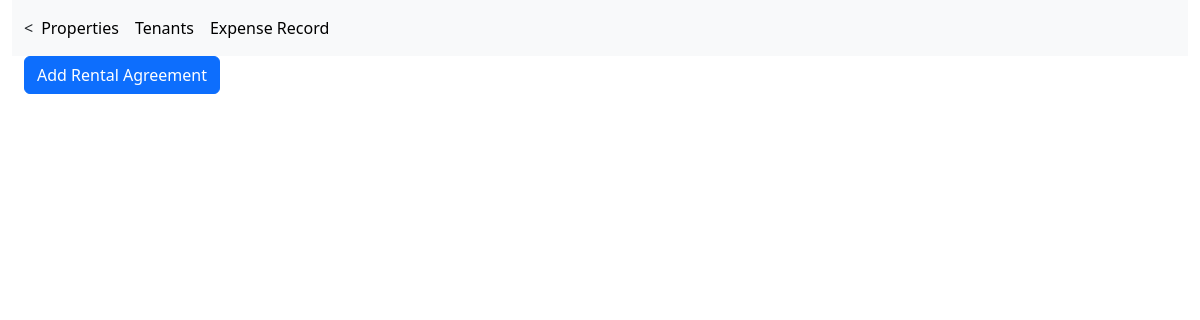
Page /properties/units/6/rental_agreement on the earlier database version.
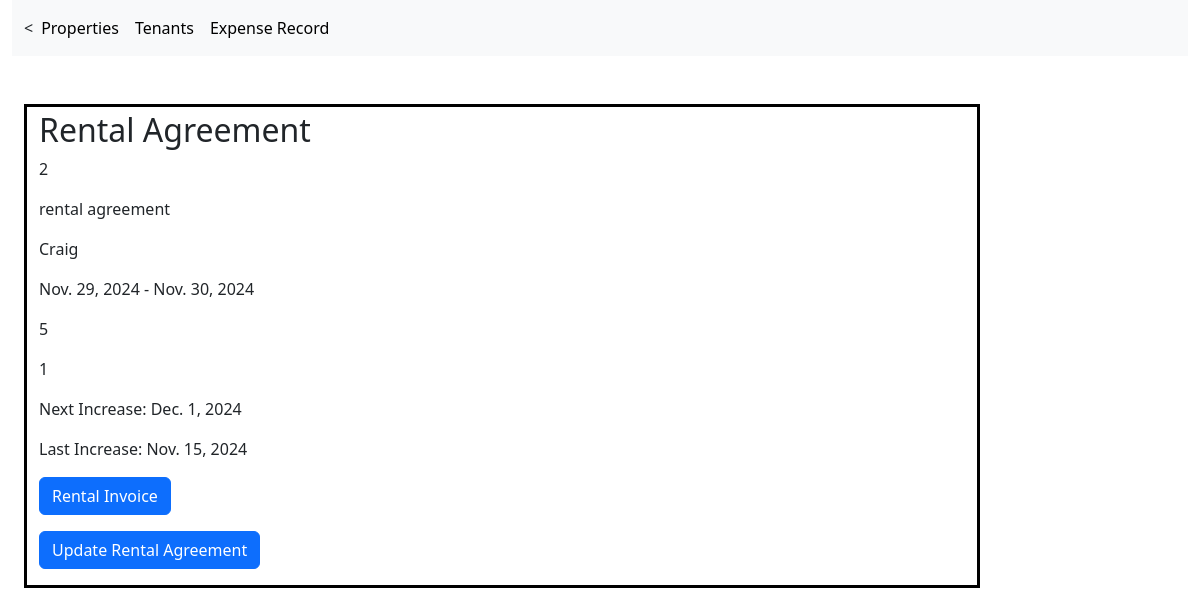
Same page on the later database version.
### real_estate/models.py (models this page shows)
class RentalAgreement(models.Model):
    agreement_id = models.BigAutoField(primary_key=True)
    unit = models.ForeignKey('Unit',  on_delete=models.CASCADE)
    tenant = models.ForeignKey('Tenant',  on_delete=models.CASCADE)
    contract_num = models.TextField(null=True)
    contract_docs = models.TextField(blank=True, null=True)
    start_date = models.DateField()
    end_date = models.DateField()
    curr_rent = models.TextField()
    accepted = models.BooleanField()
    active = models.BooleanField()
    payment_sched = models.TextField(null=True)
    notes = models.TextField(null=True)
    next_increase = models.DateField(blank=True, null=True)
    last_increase = models.DateField(blank=True, null=True)
    class Meta:
        managed = True
        db_table = 'rental_agreement'

class Tenant(models.Model):
    tenant_id = models.BigAutoField(primary_key=True)
    name = models.TextField()
    phone = models.TextField()
    email = models.TextField()
    notes = models.TextField(null=True)
    class Meta:
        managed = True
        db_table = 'tenant'

### real_estate/views.py (the view)
# urls.py: path('properties/units/<int:pk>/rental_agreement', views.rentalAgreement, name = 'rental_agreement_list'),
def rentalAgreement(request, pk):
    rent = RentalAgreement.objects.all().filter(unit_id =pk, active = True)
    return render(request, 'rental_aggrement.html', {'rent':rent, 'pk':pk})

### real_estate/templates/rental_aggrement.html (shortened to what this page needs)
{% extends 'nav_bar.html' %}
{% block content%}
<div class="container-fluid">
{% if rent %}
{% for agree in rent %}
    <div class="container pt-1 my-5" style="border: 3px solid black;">
    <h2>Rental Agreement</h2>
    <p>{{agree.contract_num}}</p>
    <p>{{agree.contract_docs}}</p>
    <p>{{agree.tenant.name}}</p>
    <p>{{agree.start_date}} - {{agree.end_date}}</p>
    <p>{{agree.curr_rent}}</p>
    <p>{{agree.payment_sched}}</p>
    <p>Next Increase: {{agree.next_increase}}</p>
    <p>Last Increase: {{agree.last_increase}}</p>
    <p><a href = "{% url 'rental_invoice_list' agree.tenant.tenant_id %}" class = "btn btn-primary" >Rental Invoice</a> </p>
    <p><a href = "{% url 'rental_agreement_update' agree.agreement_id %}" class = "btn btn-primary" >Update Rental Agreement</a> </p>
    {% endfor%}
{% else %}
<p><a href = "{% url 'rental_agreement_form' pk %}" class = "btn btn-primary" >Add Rental Agreement</a> </p>
{% endif %}
{% endblock %}

### real_estate/templates/nav_bar.html (shortened to what this page needs)
{% load static %}
<!DOCTYPE html>
<html lang="en">
  {% load bootstrap5 %}
  {% bootstrap_css %}
   <link href="https://cdn.jsdelivr.net/npm/bootstrap@5.3.1/dist/css/bootstrap.min.css" rel="stylesheet">
 </head>
 <body>
   <div class="container-fluid">
     <nav class="navbar navbar-expand-lg bg-body-tertiary">
       <div class="container-fluid">
         <div class="collapse navbar-collapse" id="navbarNavAltMarkup">
          <
           <div class="navbar-nav">
             <a class="nav-link active" aria-current="page" href="{% url 'properties_list' %}">Properties</a>
             <a class="nav-link active" aria-current="page" href="{% url 'tenant_list' %}">Tenants</a>
             <a class="nav-link active" aria-current="page" href="{% url 'expense_record_list' %}">Expense Record</a>
           </div>
         </div>
       </div>
     </nav>
       <div class="col-sm-10">
         {% block content %}
         {% endblock %}
       </div>
     </div>
   </div>
 </body>
</html>

Differences in the rows shown:
added RentalAgreement: contract_num "2", contract_docs "rental agreement", tenant.name "Craig", start_date "Nov. 29, 2024", end_date "Nov. 30, 2024", curr_rent "5", payment_sched "1", next_increase "Dec. 1, 2024", last_increase "Nov. 15, 2024"
Other differences:
text no longer shown: "Add Rental Agreement"
